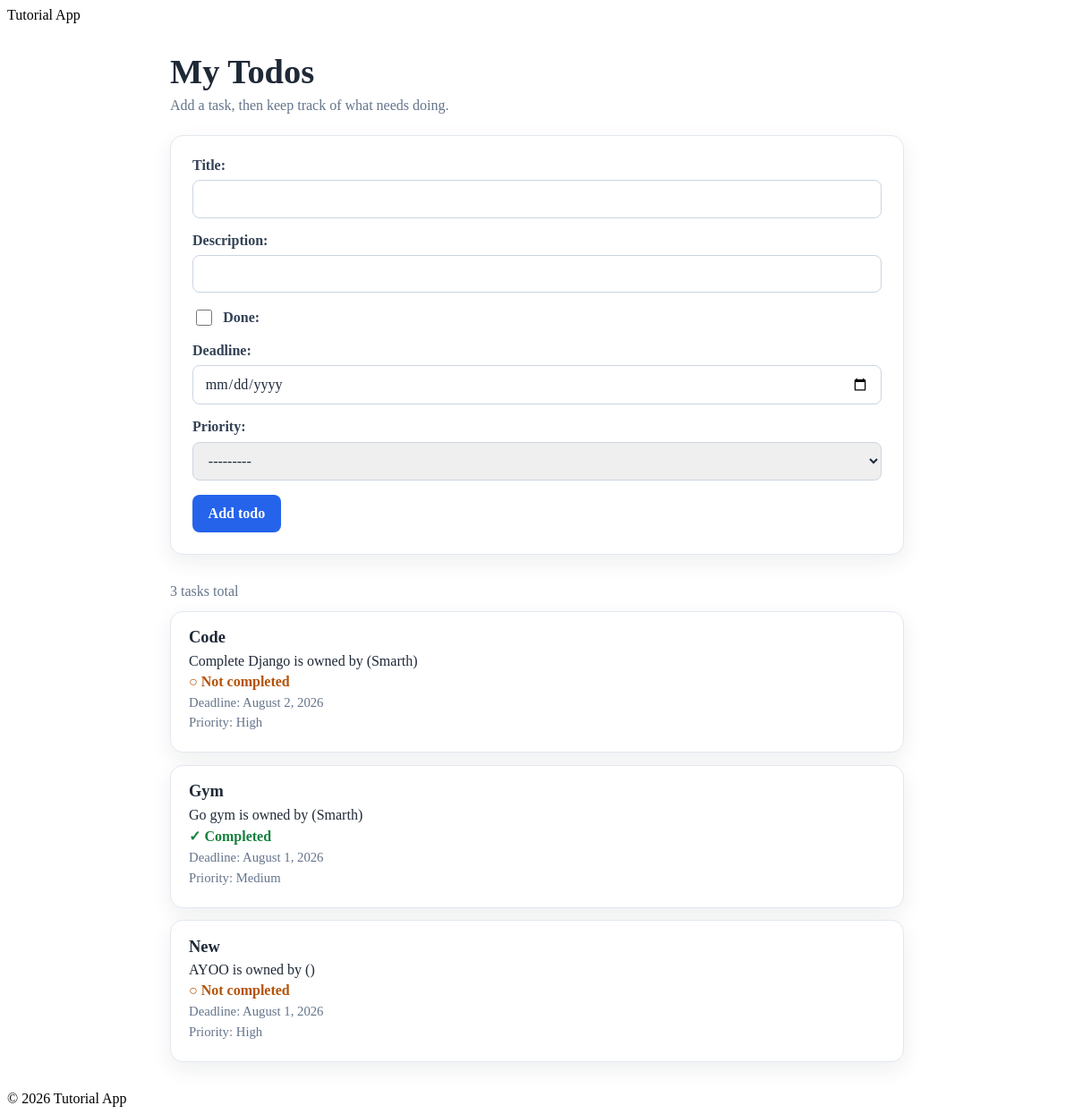
Screenshot of /todos with the database file from the repository.
### todos/models.py (models this page shows, shortened)
class Todo(models.Model):
    title = models.CharField(max_length=100)
    description = models.CharField(max_length= 500)
    done = models.BooleanField(default = False)
    deadline = models.DateField(null = True, blank= True)
    priority = models.IntegerField(choices=PriorityChoices.choices, null=True, blank=True)
    owner = models.ForeignKey(Person, on_delete= models.CASCADE, related_name='todos', blank = True, null= True)

class Person(models.Model):
    name = models.CharField(max_length=50)
    age = models.IntegerField()

### todos/views.py (the view)
# urls.py: path('todos', views.Todos_view, name='todos'),
def Todos_view(request):
    form = Todo_form()
    if request.method == 'POST':
        form = Todo_form(request.POST)
        if form.is_valid():
            form.save()
            return redirect('todos')
    todos = Todo.objects.all()
    return render(request, 'todos/todos.html', {'todos': todos, 'form': form})

### todos/forms.py
class Todo_form(forms.ModelForm):
    class Meta:
        model = Todo
        fields = ["title", "description", "done", "deadline", "priority"]
        widgets = {"deadline": forms.DateInput(attrs={"type": "date"})}

### todos/templates/todos/todos.html (shortened to what this page needs)
{% extends "todos/base.html" %}
{% block content %}
<section class="todo-page">
    <h1>My Todos</h1>
    <p class="intro">Add a task, then keep track of what needs doing.</p>
    <form method="post" class="todo-form">
        {% for field in form %}
            <div class="field {% if field.name == 'done' %}field-checkbox{% endif %}">
                {{ field.label_tag }}
                {{ field }}
            </div>
        {% endfor %}
        <button type="submit">Add todo</button>
    </form>
    {% if todos %}
        <p class="task-count">{{ todos|length }} task{{ todos|length|pluralize }} total</p>
        <ul class="todo-list">
            {% for todo in todos %}
                <li class="todo-card">
                    <h2>{{ todo.title }}</h2>
                    <p>{{ todo.description }} is owned by ({{todo.owner.name}})</p>
                    <p class="status {% if todo.done %}status-complete{% else %}status-pending{% endif %}">
                        {% if todo.done %}
                            ✓ Completed
                        {% else %}
                            ○ Not completed
                        {% endif %}
                    </p>
                    {% if todo.deadline %}
                        <p class="todo-meta">Deadline: {{ todo.deadline|date:"F j, Y" }}</p>
                    {% endif %}
                    {% if todo.priority %}
                        <p class="todo-meta">Priority: {{ todo.get_priority_display }}</p>
                    {% endif %}
                </li>
            {% endfor %}
        </ul>
    {% else %}
        <p class="empty-state">You do not have any todos yet. Add your first task above.</p>
    {% endif %}
</section>
{% endblock %}

### todos/templates/todos/todos.html (style rules this page uses)
.todo-page { width: min(100%, 820px); margin: 2rem auto; color: #1f2937; }
.todo-page h1 { margin: 0; font-size: clamp(1.8rem, 4vw, 2.4rem); }
.todo-page .intro { margin: .45rem 0 1.5rem; color: #64748b; }
.todo-form, .todo-card, .empty-state { background: #ffffff; border: 1px solid #e2e8f0; border-radius: 14px; box-shadow: 0 8px 24px rgba(15, 23, 42, .07); }
.todo-form { display: grid; gap: 1rem; padding: 1.5rem; }
.field { display: grid; gap: .45rem; }
.field label { color: #334155; font-weight: 700; }
.field input:not([type="checkbox"]), .field select, .field textarea { width: 100%; box-sizing: border-box; border: 1px solid #cbd5e1; border-radius: 8px; padding: .7rem .8rem; color: #1e293b; font: inherit; }
.field-checkbox { display: flex; align-items: center; gap: .6rem; }
.field-checkbox label { order: 2; }
.field-checkbox input { width: 1.1rem; height: 1.1rem; accent-color: #2563eb; }
.todo-form button { justify-self: start; border: 0; border-radius: 8px; background: #2563eb; color: #ffffff; cursor: pointer; padding: .75rem 1.1rem; font: inherit; font-weight: 700; }
.task-count { margin: 2rem 0 .8rem; color: #64748b; }
.todo-list { display: grid; gap: .85rem; margin: 0; padding: 0; list-style: none; }
.todo-card { padding: 1.15rem 1.25rem; }
.todo-card h2 { margin: 0 0 .4rem; font-size: 1.15rem; }
.todo-card > p { margin: .35rem 0; }
.todo-meta { color: #64748b; font-size: .92rem; }
.status { font-weight: 700; }
.status-complete { color: #15803d; }
.status-pending { color: #b45309; }

### rows the page displays
Todo: title "Code", description "Complete Django", owner.name "Smarth", done "○ Not completed", deadline "August 2, 2026", priority "High"
Todo: title "Gym", description "Go gym", owner.name "Smarth", done "✓ Completed", deadline "August 1, 2026", priority "Medium"
Todo: title "New", description "AYOO", done "○ Not completed", deadline "August 1, 2026", priority "High"

### other values shown
{{ field.label_tag }} "Title:" "Description:" "Done:" "Deadline:" "Priority:"
{{ todos|length }} "3"
